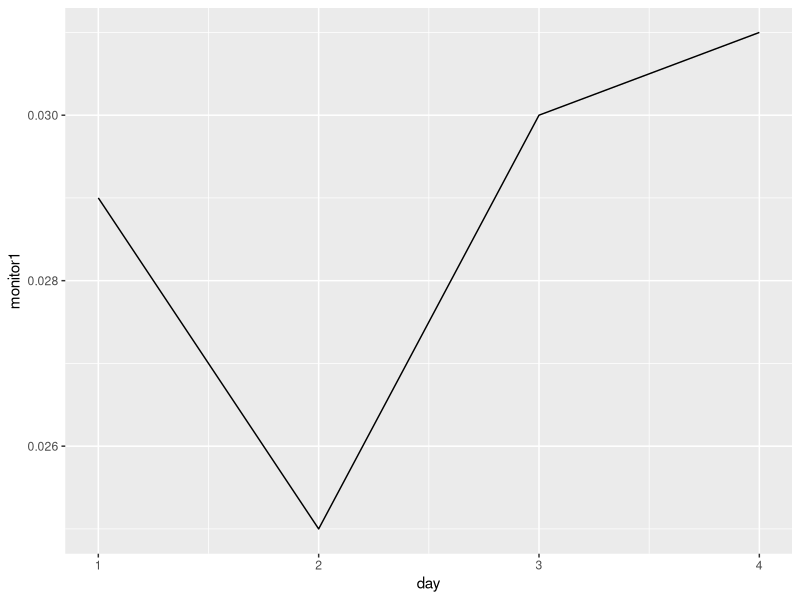
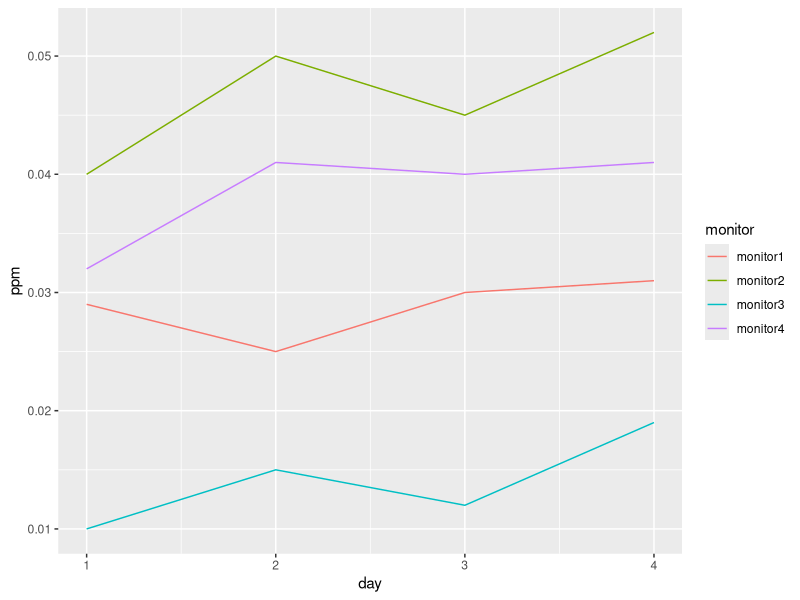

Source code (R) for these figures, in order:
## ---- chunk 1
ozone_wide <- read.table(header=T, text='
  day  monitor1  monitor2   monitor3  monitor4               
    1     0.029     0.040      0.010     0.032
    2     0.025     0.050      0.015     0.041
    3     0.030     0.045      0.012     0.040
    4     0.031     0.052      0.019     0.041
                       ')
## ---- chunk 2
library(ggplot2)

ggplot(ozone_wide, aes(day, monitor1)) + geom_line()
## ---- chunk 3
library(tidyr)
ozone_long <- gather(ozone_wide, key = "monitor", value = "ppm", monitor1:monitor4)
ozone_long
## ---- chunk 4
ggplot(ozone_long, aes(day, ppm, color = monitor)) + geom_line()
## ---- chunk 5
spread(ozone_long, key = "monitor", value = "ppm")
## ---- chunk 6
ozone_wide
## ---- chunk 7
ozone_long
